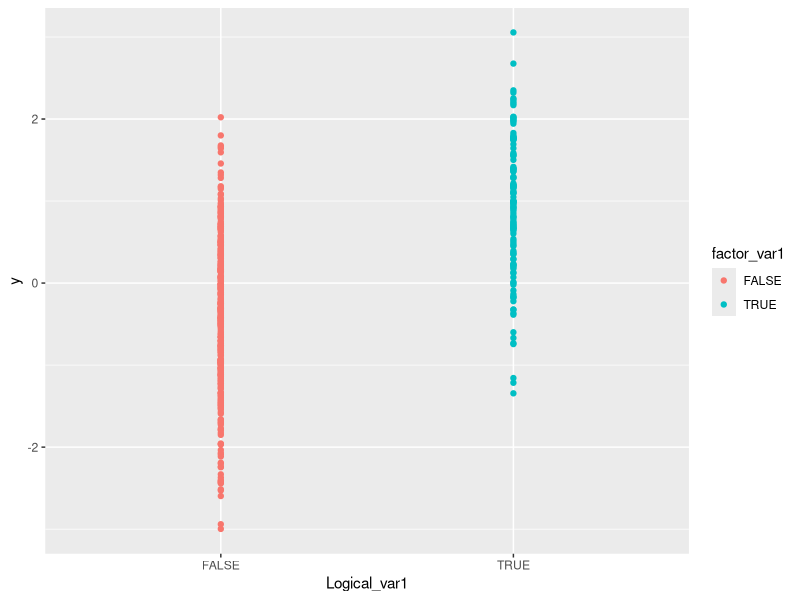
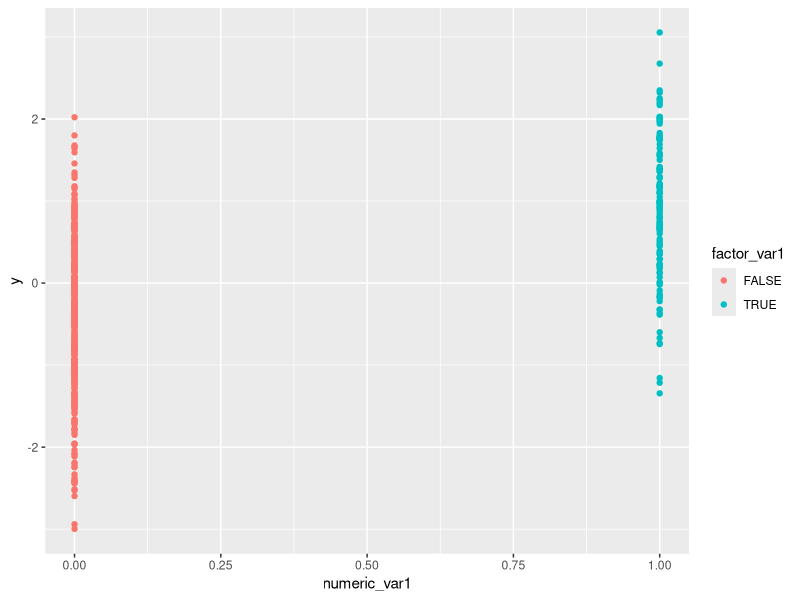
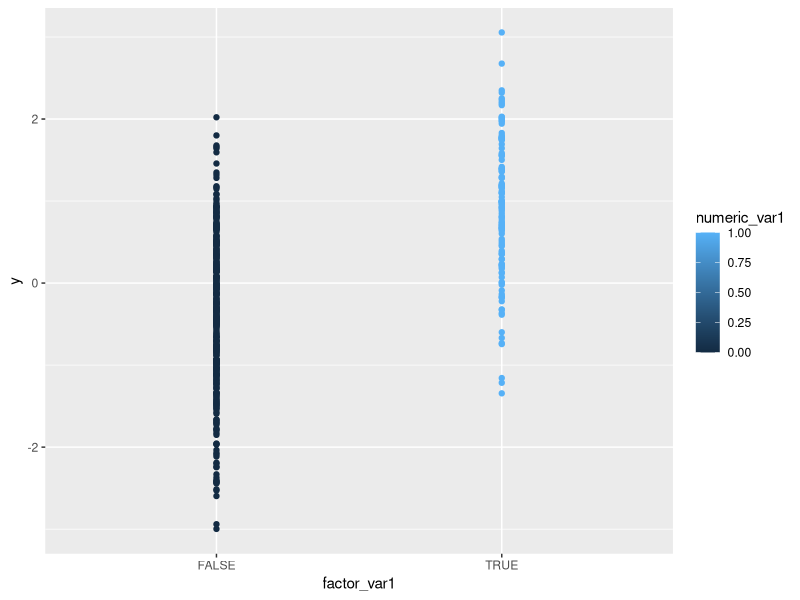
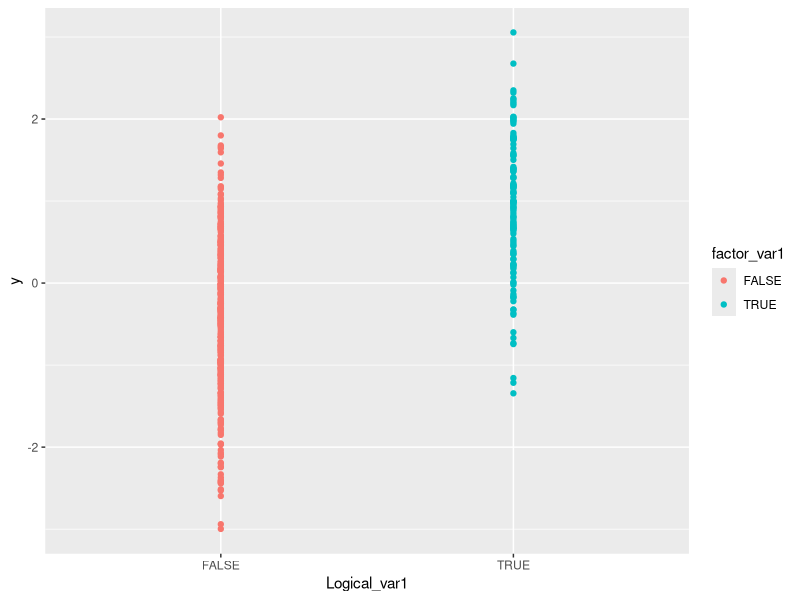

The R source for these figures, in order:
## ---- chunk 1
knitr::opts_chunk$set(echo = TRUE)

library(tidyverse)

## Create a dataframe 
hw1_df = tibble(
 ## A random sample of size 8 from a standard Normal distribution
 norm_samp = rnorm (8, mean = 0, sd = 1),
 ## Logic vector: if elements of the random sample are positive
 norm_samp_pos = norm_samp > 0,
 ## Character vector of length 8
 vec_char = c("a", "b", "c", "abc", "ad", "ac", "bc", " "),
 ## Factor vector of length 8 with 3 differesnt levels
 vec_factor = factor(c("low", "high", "medium", "high", "low", "medium", "high",  
                       "low")),
)

## Take the mean of each variable
## Examing the mean of varible norm_samp: 
mean(hw1_df$norm_samp)
## Examing the mean of varible norm_samp_pos: 
mean(hw1_df$norm_samp_pos)
## Examing the mean of varible var_char: 
mean(hw1_df$vec_char)
## Examing the mean of varible var_factor: 
mean(hw1_df$vec_factor)

## ---- chunk 2
## Create a data frame that converts different types of variable
hw1_dt = tibble(
  norm_samp = rnorm (8, mean = 0, sd = 1),
  
  ## Convert logical vector to numeric
  logic_num = as.numeric(pull(hw1_df, norm_samp_pos)),
  ## multiply converted variable by the random sample
  logic_num_normsamp = logic_num * norm_samp,
  
  ## Covert logical vector to factor
  logic_factor = as.factor(pull(hw1_df, norm_samp_pos)),
  ## multiply converted variable by the random sample
  logic_factor_normsamp = logic_factor * norm_samp,
  
  ## convert logical vector to factor & then convert result to numeric
  logic_factor_num = as.numeric(as.factor(pull(hw1_df, norm_samp_pos))),
  ## multiply converted variable by the random sample
  logic_factor_num_normsamp = logic_factor_num * norm_samp
)
 
## ---- chunk 3
knitr::opts_chunk$set(echo = TRUE)

## set seed to ensure reproducibility
set.seed(1)

## Create a dataframe 
HW1_2_df = tibble(
## A random sample of size 500
 x = rnorm (500),
 y = rnorm (500),

 # Logic vector: if x + y > 1
 Logical_var1 = x + y > 1,
 # coercing the above logical vector to numeric
 numeric_var1 = as.numeric(Logical_var1),
 # coercing the above logical vector to factor
 factor_var1 = as.factor(Logical_var1),
)

## ---- chunk 4

## Scatter plot for logical variable
ggplot(HW1_2_df, aes(x = Logical_var1, y = y, color=factor_var1)) + geom_point()
## Export the first scatterplot to project directory using ggsave
ggsave("plot1.jpeg", plot = last_plot())

## Scatter plot for numerical variable, color by factor_var1
ggplot(HW1_2_df, aes(x = numeric_var1, y = y, color=factor_var1)) + geom_point()

## Scatter plot for factor variable, color by numerical varaible
ggplot(HW1_2_df, aes(x = factor_var1, y = y, color=numeric_var1)) + geom_point()

